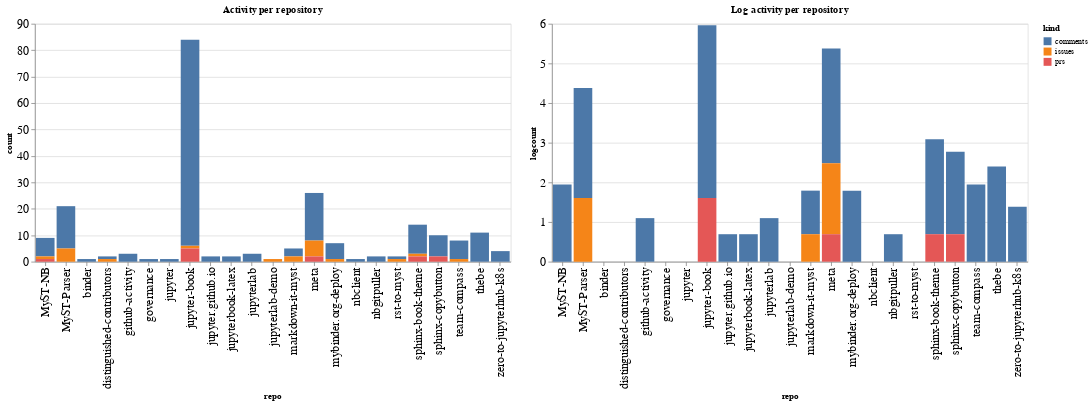

The notebook cell saved with this chart:
### Code cell
ch1 = alt.Chart(repo_summaries, width=600, title="Activity per repository").mark_bar().encode(
    x='repo',
    y='count',
    color='kind',
    tooltip="kind"
)

ch2 = alt.Chart(repo_summaries, width=600, title="Log activity per repository").mark_bar().encode(
    x='repo',
    y='logcount',
    color='kind',
    tooltip="kind"
)

ch1 | ch2

### Figure 1 — Vega-Lite specification as saved in the notebook (floating-point values rounded to 4 significant figures)
{"config": {"axisLeft": {"labelFontSize": 15}, "axisBottom": {"labelFontSize": 15}}, "hconcat": [{"mark": "bar", "encoding": {"color": {"type": "nominal", "field": "kind"}, "tooltip": {"type": "nominal", "field": "kind"}, "x": {"type": "nominal", "field": "repo"}, "y": {"type": "quantitative", "field": "count"}}, "title": "Activity per repository", "width": 600}, {"mark": "bar", "encoding": {"color": {"type": "nominal", "field": "kind"}, "tooltip": {"type": "nominal", "field": "kind"}, "x": {"type": "nominal", "field": "repo"}, "y": {"type": "quantitative", "field": "logcount"}}, "title": "Log activity per repository", "width": 600}], "data": {"name": "data-220039632a311e30632ae0397d501981"}, "$schema": "https://vega.github.io/schema/vega-lite/v4.8.1.json", "datasets": {"data-220039632a311e30632ae0397d501981": [{"repo": "MyST-NB", "kind": "comments", "count": 7, "logcount": 1.946}, {"repo": "MyST-NB", "kind": "issues", "count": 1, "logcount": 0.0}, {"repo": "MyST-NB", "kind": "prs", "count": 1, "logcount": 0.0}, {"repo": "MyST-Parser", "kind": "comments", "count": 16, "logcount": 2.773}, {"repo": "MyST-Parser", "kind": "issues", "count": 5, "logcount": 1.609}, {"repo": "binder", "kind": "comments", "count": 1, "logcount": 0.0}, {"repo": "distinguished-contributors", "kind": "comments", "count": 1, "logcount": 0.0}, {"repo": "distinguished-contributors", "kind": "issues", "count": 1, "logcount": 0.0}, {"repo": "github-activity", "kind": "comments", "count": 3, "logcount": 1.099}, {"repo": "governance", "kind": "comments", "count": 1, "logcount": 0.0}, {"repo": "jupyter", "kind": "comments", "count": 1, "logcount": 0.0}, {"repo": "jupyter-book", "kind": "comments", "count": 78, "logcount": 4.357}, {"repo": "jupyter-book", "kind": "issues", "count": 1, "logcount": 0.0}, {"repo": "jupyter-book", "kind": "prs", "count": 5, "logcount": 1.609}, {"repo": "jupyter.github.io", "kind": "comments", "count": 2, "logcount": 0.6931}, {"repo": "jupyterbook-latex", "kind": "comments", "count": 2, "logcount": 0.6931}, {"repo": "jupyterlab", "kind": "comments", "count": 3, "logcount": 1.099}, {"repo": "jupyterlab-demo", "kind": "issues", "count": 1, "logcount": 0.0}, {"repo": "markdown-it-myst", "kind": "comments", "count": 3, "logcount": 1.099}, {"repo": "markdown-it-myst", "kind": "issues", "count": 2, "logcount": 0.6931}, {"repo": "meta", "kind": "comments", "count": 18, "logcount": 2.89}, {"repo": "meta", "kind": "issues", "count": 6, "logcount": 1.792}, {"repo": "meta", "kind": "prs", "count": 2, "logcount": 0.6931}, {"repo": "mybinder.org-deploy", "kind": "comments", "count": 6, "logcount": 1.792}, {"repo": "mybinder.org-deploy", "kind": "issues", "count": 1, "logcount": 0.0}, {"repo": "nbclient", "kind": "comments", "count": 1, "logcount": 0.0}, {"repo": "nbgitpuller", "kind": "comments", "count": 2, "logcount": 0.6931}, {"repo": "rst-to-myst", "kind": "comments", "count": 1, "logcount": 0.0}, {"repo": "rst-to-myst", "kind": "issues", "count": 1, "logcount": 0.0}, {"repo": "sphinx-book-theme", "kind": "comments", "count": 11, "logcount": 2.398}, {"repo": "sphinx-book-theme", "kind": "issues", "count": 1, "logcount": 0.0}, {"repo": "sphinx-book-theme", "kind": "prs", "count": 2, "logcount": 0.6931}, {"repo": "sphinx-copybutton", "kind": "comments", "count": 8, "logcount": 2.079}, {"repo": "sphinx-copybutton", "kind": "prs", "count": 2, "logcount": 0.6931}, {"repo": "team-compass", "kind": "comments", "count": 7, "logcount": 1.946}, {"repo": "team-compass", "kind": "issues", "count": 1, "logcount": 0.0}, {"repo": "thebe", "kind": "comments", "count": 11, "logcount": 2.398}, {"repo": "zero-to-jupyterhub-k8s", "kind": "comments", "count": 4, "logcount": 1.386}]}}
